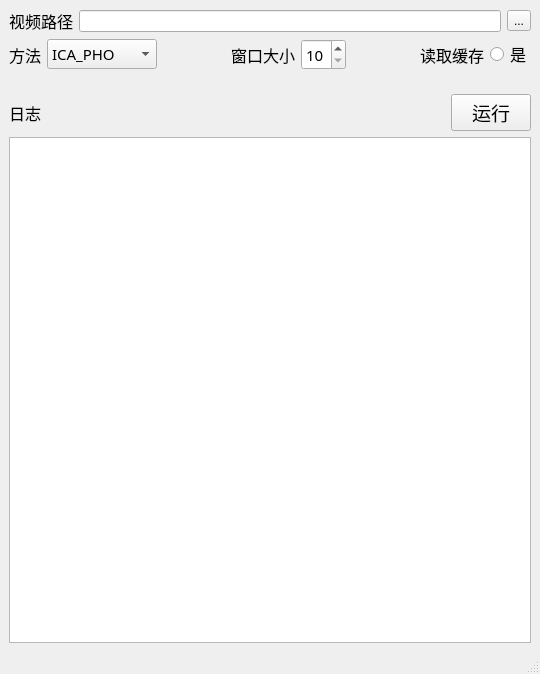
<?xml version="1.0" encoding="UTF-8"?>
<ui version="4.0">
 <class>MainWindow</class>
 <widget class="QMainWindow" name="MainWindow">
  <property name="geometry">
   <rect>
    <x>0</x>
    <y>0</y>
    <width>540</width>
    <height>674</height>
   </rect>
  </property>
  <property name="windowTitle">
   <string>MainWindow</string>
  </property>
  <widget class="QWidget" name="centralwidget">
   <layout class="QVBoxLayout" name="verticalLayout_3">
    <item>
     <layout class="QVBoxLayout" name="verticalLayout_2">
      <item>
       <layout class="QHBoxLayout" name="horizontalLayout_4">
        <item>
         <widget class="QLabel" name="label_path">
          <property name="font">
           <font>
            <family>宋体</family>
            <pointsize>12</pointsize>
           </font>
          </property>
          <property name="text">
           <string>视频路径</string>
          </property>
         </widget>
        </item>
        <item>
         <widget class="QLineEdit" name="lineEdit_path">
          <property name="readOnly">
           <bool>true</bool>
          </property>
         </widget>
        </item>
        <item>
         <widget class="QToolButton" name="toolButton_open">
          <property name="text">
           <string>...</string>
          </property>
         </widget>
        </item>
       </layout>
      </item>
      <item>
       <layout class="QVBoxLayout" name="verticalLayout">
        <item>
         <layout class="QHBoxLayout" name="horizontalLayout_5">
          <item>
           <layout class="QHBoxLayout" name="horizontalLayout_3">
            <item>
             <widget class="QLabel" name="label_2">
              <property name="font">
               <font>
                <family>宋体</family>
                <pointsize>12</pointsize>
               </font>
              </property>
              <property name="text">
               <string>方法</string>
              </property>
             </widget>
            </item>
            <item>
             <widget class="QComboBox" name="comboBox_method">
              <property name="font">
               <font>
                <family>等线</family>
                <pointsize>11</pointsize>
               </font>
              </property>
              <item>
               <property name="text">
                <string>ICA_PHO</string>
               </property>
              </item>
              <item>
               <property name="text">
                <string>POS_WANG</string>
               </property>
              </item>
             </widget>
            </item>
           </layout>
          </item>
          <item>
           <spacer name="horizontalSpacer">
            <property name="orientation">
             <enum>Qt::Horizontal</enum>
            </property>
            <property name="sizeHint" stdset="0">
             <size>
              <width>40</width>
              <height>20</height>
             </size>
            </property>
           </spacer>
          </item>
          <item>
           <layout class="QHBoxLayout" name="horizontalLayout_2">
            <item>
             <widget class="QLabel" name="label_3">
              <property name="font">
               <font>
                <family>宋体</family>
                <pointsize>12</pointsize>
               </font>
              </property>
              <property name="text">
               <string>窗口大小</string>
              </property>
             </widget>
            </item>
            <item>
             <widget class="QSpinBox" name="spinBox_window_size">
              <property name="font">
               <font>
                <family>等线</family>
                <pointsize>11</pointsize>
               </font>
              </property>
              <property name="minimum">
               <number>10</number>
              </property>
             </widget>
            </item>
           </layout>
          </item>
          <item>
           <spacer name="horizontalSpacer_2">
            <property name="orientation">
             <enum>Qt::Horizontal</enum>
            </property>
            <property name="sizeHint" stdset="0">
             <size>
              <width>28</width>
              <height>20</height>
             </size>
            </property>
           </spacer>
          </item>
          <item>
           <layout class="QHBoxLayout" name="horizontalLayout">
            <item>
             <widget class="QLabel" name="label_4">
              <property name="font">
               <font>
                <family>宋体</family>
                <pointsize>12</pointsize>
               </font>
              </property>
              <property name="text">
               <string>读取缓存</string>
              </property>
             </widget>
            </item>
            <item>
             <widget class="QRadioButton" name="radioButton_isCached">
              <property name="font">
               <font>
                <family>宋体</family>
                <pointsize>12</pointsize>
               </font>
              </property>
              <property name="text">
               <string>是</string>
              </property>
             </widget>
            </item>
           </layout>
          </item>
         </layout>
        </item>
        <item>
         <spacer name="verticalSpacer">
          <property name="orientation">
           <enum>Qt::Vertical</enum>
          </property>
          <property name="sizeType">
           <enum>QSizePolicy::Fixed</enum>
          </property>
          <property name="sizeHint" stdset="0">
           <size>
            <width>20</width>
            <height>18</height>
           </size>
          </property>
         </spacer>
        </item>
        <item>
         <layout class="QHBoxLayout" name="horizontalLayout_6">
          <item>
           <widget class="QLabel" name="label_5">
            <property name="font">
             <font>
              <family>宋体</family>
              <pointsize>12</pointsize>
             </font>
            </property>
            <property name="text">
             <string>日志</string>
            </property>
           </widget>
          </item>
          <item>
           <spacer name="horizontalSpacer_3">
            <property name="orientation">
             <enum>Qt::Horizontal</enum>
            </property>
            <property name="sizeHint" stdset="0">
             <size>
              <width>40</width>
              <height>20</height>
             </size>
            </property>
           </spacer>
          </item>
          <item>
           <widget class="QPushButton" name="pushButton_run">
            <property name="font">
             <font>
              <family>Agency FB</family>
              <pointsize>14</pointsize>
             </font>
            </property>
            <property name="text">
             <string>运行</string>
            </property>
           </widget>
          </item>
         </layout>
        </item>
       </layout>
      </item>
      <item>
       <widget class="QTextEdit" name="textEdit_logs">
        <property name="font">
         <font>
          <family>宋体</family>
          <pointsize>11</pointsize>
         </font>
        </property>
        <property name="readOnly">
         <bool>true</bool>
        </property>
       </widget>
      </item>
     </layout>
    </item>
   </layout>
  </widget>
  <widget class="QMenuBar" name="menubar">
   <property name="geometry">
    <rect>
     <x>0</x>
     <y>0</y>
     <width>540</width>
     <height>26</height>
    </rect>
   </property>
  </widget>
  <widget class="QStatusBar" name="statusbar"/>
 </widget>
 <resources/>
 <connections/>
</ui>
